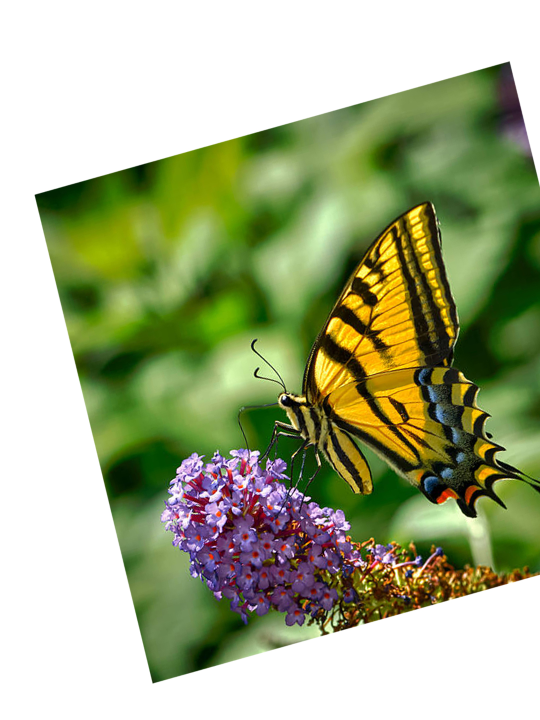
#> input picture Blended images/images/CirunayManejo_lab03_a.png, 1080 x 1440 px (shown at 1/2 size)
$ python try.py
#> lines starting #> are read from the running program, lines starting #| are printed output that depends on the picture
import cv2
import numpy as np
import matplotlib.pyplot as plt

# Function to apply Gaussian blur
def apply_gaussian(image, levels, sigma):

    gaussian = []
    for i in range(levels):
        kernel_size = ((3*sigma)//2)*2+1

        blurred_image = cv2.GaussianBlur(image, (kernel_size, kernel_size), sigma)
        gaussian.append(blurred_image)

        # Increase sigma for the next level
        sigma *= 2

    return gaussian

# Function to create Laplacian stack
def laplacian_effect(img, levels, sigma):
    laplacian = []

    # Apply Gaussian blur and create the Gaussian pyramid
    gaussian = apply_gaussian(img, levels + 1, sigma)

    for i in range(levels):
        laplacian_image = cv2.subtract(gaussian[i], gaussian[i + 1])
        laplacian.append(laplacian_image)

    return laplacian

# Function to blend two images (color version)
def blend_images_color(img1, img2, mask, levels, sigma):
    # Split the color images into channels (BGR in OpenCV)
    img1_b, img1_g, img1_r = cv2.split(img1)
    img2_b, img2_g, img2_r = cv2.split(img2)

    # Apply Gaussian and Laplacian for each channel
    gaussian1_b = apply_gaussian(img1_b, levels, sigma)
    gaussian2_b = apply_gaussian(img2_b, levels, sigma)
    gaussianMask_b = apply_gaussian(mask, levels, sigma)

    gaussian1_g = apply_gaussian(img1_g, levels, sigma)
    gaussian2_g = apply_gaussian(img2_g, levels, sigma)
    gaussianMask_g = apply_gaussian(mask, levels, sigma)

    gaussian1_r = apply_gaussian(img1_r, levels, sigma)
    gaussian2_r = apply_gaussian(img2_r, levels, sigma)
    gaussianMask_r = apply_gaussian(mask, levels, sigma)

    laplacian1_b = laplacian_effect(img1_b, levels, sigma)
    laplacian2_b = laplacian_effect(img2_b, levels, sigma)

    laplacian1_g = laplacian_effect(img1_g, levels, sigma)
    laplacian2_g = laplacian_effect(img2_g, levels, sigma)

    laplacian1_r = laplacian_effect(img1_r, levels, sigma)
    laplacian2_r = laplacian_effect(img2_r, levels, sigma)

    # Blend the channels
    laplacian_stack_b = []
    for i in range(levels):
        blended_laplacian = gaussianMask_b[i] * laplacian1_b[i] + (1 - gaussianMask_b[i]) * laplacian2_b[i]
        laplacian_stack_b.append(blended_laplacian)

    laplacian_stack_g = []
    for i in range(levels):
        blended_laplacian = gaussianMask_g[i] * laplacian1_g[i] + (1 - gaussianMask_g[i]) * laplacian2_g[i]
        laplacian_stack_g.append(blended_laplacian)

    laplacian_stack_r = []
    for i in range(levels):
        blended_laplacian = gaussianMask_r[i] * laplacian1_r[i] + (1 - gaussianMask_r[i]) * laplacian2_r[i]
        laplacian_stack_r.append(blended_laplacian)

    # Final Gaussian
    final_gaussian_b = gaussianMask_b[-1] * gaussian1_b[-1] + (1 - gaussianMask_b[-1]) * gaussian2_b[-1]
    final_gaussian_g = gaussianMask_g[-1] * gaussian1_g[-1] + (1 - gaussianMask_g[-1]) * gaussian2_g[-1]
    final_gaussian_r = gaussianMask_r[-1] * gaussian1_r[-1] + (1 - gaussianMask_r[-1]) * gaussian2_r[-1]

    output_b = final_gaussian_b
    output_g = final_gaussian_g
    output_r = final_gaussian_r

    for i in range(levels):
        output_b = cv2.add(laplacian_stack_b[i], output_b)
        output_g = cv2.add(laplacian_stack_g[i], output_g)
        output_r = cv2.add(laplacian_stack_r[i], output_r)

    # Merge the channels back together
    blended_image = cv2.merge([output_b, output_g, output_r])

    return blended_image

# Function to display the Gaussian stack
def display_gaussian_stack(img, levels, sigma):
    gaussian_stack = apply_gaussian(img, levels, sigma)

    # Display the Gaussian stack
    plt.figure(figsize=(12, 6))
    plt.title("Gaussian Stack")
    for i in range(levels):
        plt.subplot(1, levels, i + 1)
        plt.imshow(gaussian_stack[i], cmap='gray')
        plt.title(f'Gaussian Level {i+1}')
        plt.axis('off')

    plt.tight_layout()
    plt.show()

# Function to display the Laplacian stack
def display_laplacian_stack(img, levels, sigma):
    laplacian_stack = laplacian_effect(img, levels, sigma)

    # Display the Laplacian stack
    plt.figure(figsize=(12, 6))
    plt.title("Laplacian Stack")
    for i in range(levels):
        plt.subplot(1, levels, i + 1)
        plt.imshow(laplacian_stack[i], cmap='gray', clim=(0, 0.1))
        plt.title(f'Laplacian Level {i+1}')
        plt.axis('off')

    plt.tight_layout()
    plt.show()

# Load the images (as color images)
imgA = cv2.imread('images/CirunayManejo_lab03_a.png', cv2.IMREAD_COLOR)
#> imgA is the input picture: shape (1440, 1080, 3); mean B, G, R 135.9, 174.3, 164.8
imgB = cv2.imread('images/CirunayManejo_lab03_b.png', cv2.IMREAD_COLOR)
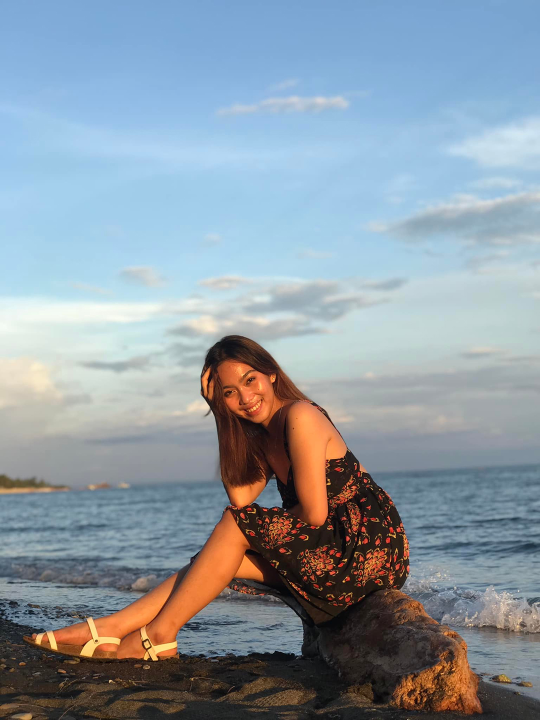
#> input picture Blended images/images/CirunayManejo_lab03_b.png, 1080 x 1440 px (shown at 1/2 size)
#> imgB is the input picture: shape (1440, 1080, 3); mean B, G, R 163.3, 153.4, 141.3
mask = cv2.imread('images/CirunayManejo_lab03_mask.png', cv2.IMREAD_GRAYSCALE)
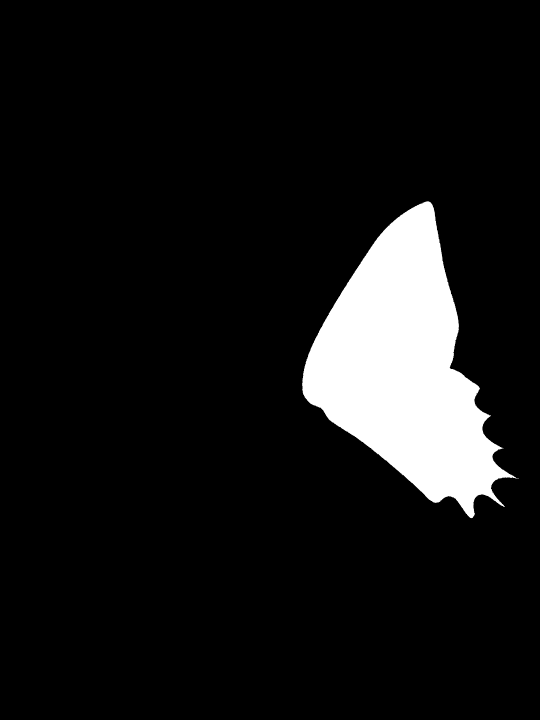
#> input picture Blended images/images/CirunayManejo_lab03_mask.png, 1080 x 1440 px (shown at 1/2 size)
#> mask is the input picture: shape (1440, 1080); min 0, max 255, mean 22.1

# Convert imgA and imgB to uint8 before using cvtColor
imgA_uint8 = (imgA * 255).astype(np.uint8)
imgB_uint8 = (imgB * 255).astype(np.uint8)
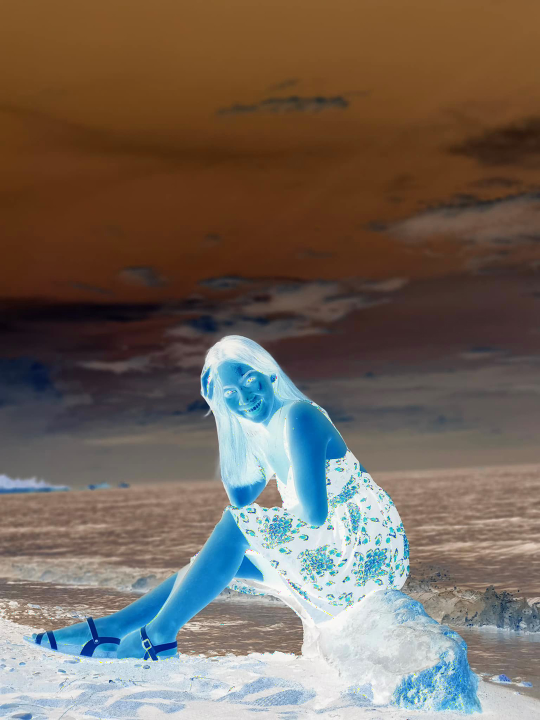
#> imgB_uint8: shape (1440, 1080, 3) (shown at 1/2 size); mean B, G, R 92.1, 102.5, 114.7

# Convert the images from BGR to RGB for proper display with matplotlib
imgA_rgb = cv2.cvtColor(imgA_uint8, cv2.COLOR_BGR2RGB)
imgB_rgb = cv2.cvtColor(imgB_uint8, cv2.COLOR_BGR2RGB)

# Initialize parameters
levels = 6
sigma = 1

# Normalize images
imgA_rgb = imgA / 255.0
imgB_rgb = imgB / 255.0
mask = mask / 255.0

# Blend the color images
blended_image = blend_images_color(imgA_rgb, imgB_rgb, mask, levels, sigma)
#> in blend_images_color, `img1_b, img1_g, img1_r = cv2.split(img1)`:
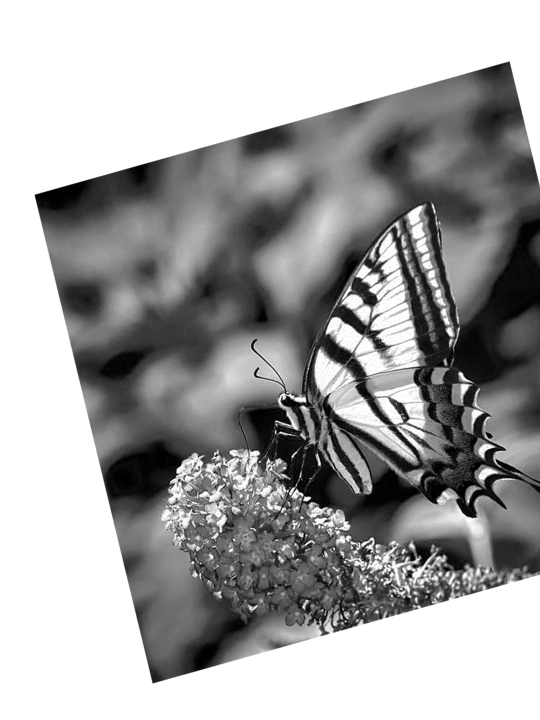
#> img1_r: shape (1440, 1080) float64 (shown at 1/2 size); min 0, max 1, mean 0.646
#> in blend_images_color, `img2_b, img2_g, img2_r = cv2.split(img2)`:
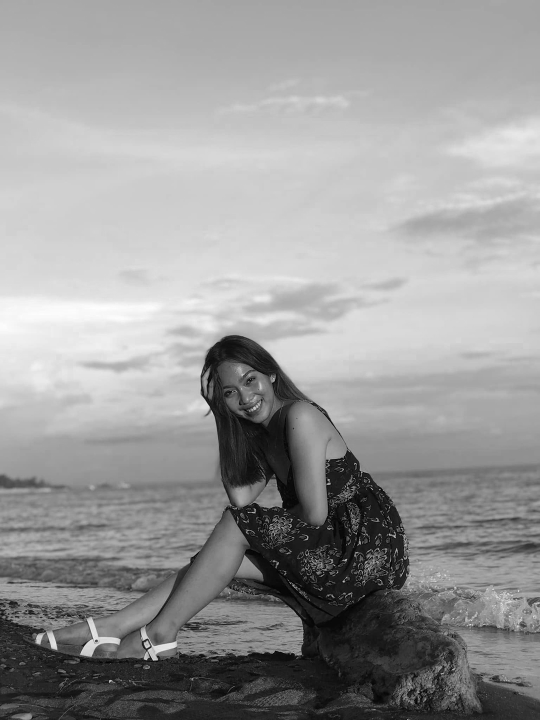
#> img2_g: shape (1440, 1080) float64 (shown at 1/2 size); min 0, max 1, mean 0.602
#> in blend_images_color, `img2_b, img2_g, img2_r = cv2.split(img2)`:
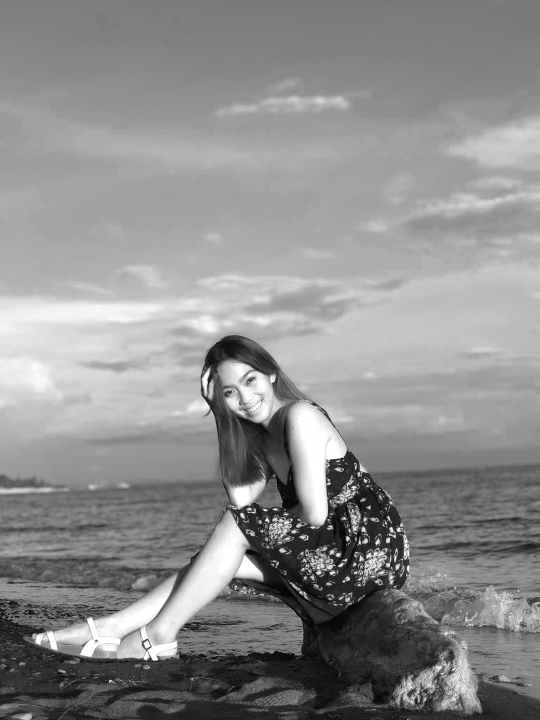
#> img2_r: shape (1440, 1080) float64 (shown at 1/2 size); min 0, max 1, mean 0.554
#> after the loop in apply_gaussian, `for i in range(levels):`: gaussian = 6 items; sigma = 64
#> in blend_images_color, `gaussian1_b = apply_gaussian(img1_b, levels, sigma)`: gaussian1_b = 6 items
#> in laplacian_effect, `gaussian = apply_gaussian(img, levels + 1, sigma)`: gaussian = 7 items
#> after the loop in laplacian_effect, `for i in range(levels):`: laplacian = 6 items
#> the loop in laplacian_effect (call 4), `for i in range(levels):` made 6 passes
#> pass 1, in laplacian_effect (call 4), `laplacian_image = cv2.subtract(gaussian[i], gaussian[i + 1])`:
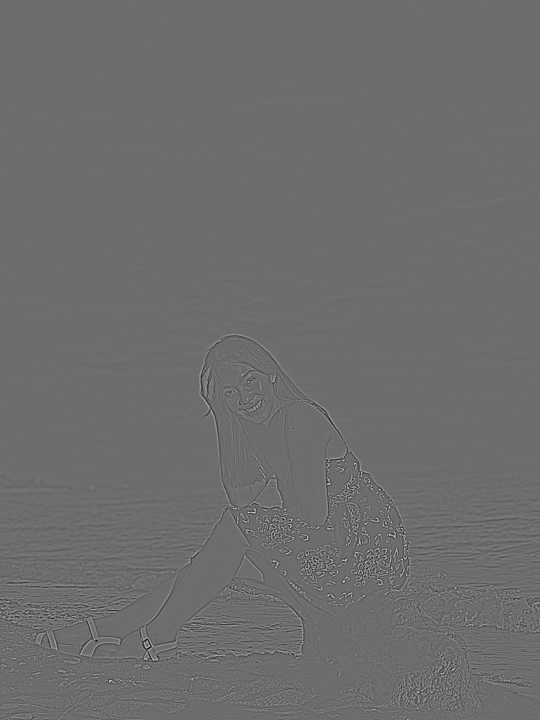
#> laplacian_image: shape (1440, 1080) float64 (shown at 1/2 size); min -0.218, max 0.291, mean -6.34e-07; drawn with min black and max white
blended_image = np.clip(blended_image, 0, 1)
blended_image = (blended_image * 255).astype(np.uint8)

blended_rgb = cv2.cvtColor(blended_image, cv2.COLOR_BGR2RGB)

# Display the blended image
plt.imshow(blended_rgb)
plt.title("Blended Image")
plt.axis("off")
plt.show()

# Save the output as
cv2.imwrite('CirunayManejo_Lab03_colored.png', blended_image)

cv2.waitKey(0)
cv2.destroyAllWindows()
